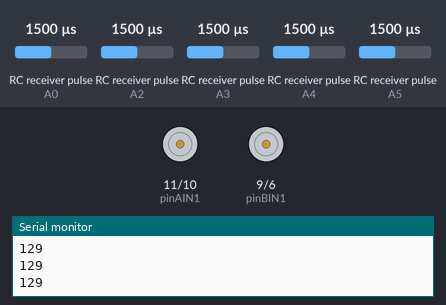
Recording of a sketch running on a simulated Arduino Uno, built with avr-gcc and run on an emulated ATmega328P. On the bench: motor-driver pin pairs drawn as motors (green arrow = first pin HIGH = forward, orange = second pin HIGH = backward, longer = more drive, scaled by the enable pin), the last lines printed to the serial monitor. Wiring (inferred from the names in the program): 5 × RC receiver channel: data A0 / data A2 / data A3 / data A4 / data A5. The inputs (shaded band) are chosen by the test bench; at power-on: RC receiver pulse (sensors on A2, A0, A5, A3, A4) 1500 µs.

Above: at 1.2 s.
1.3 s: RC receiver pulse (sensor on A2) set to 1357 µs
2.8 s: RC receiver pulse (sensor on A2) set to 1342 µs
At 3.6 s:
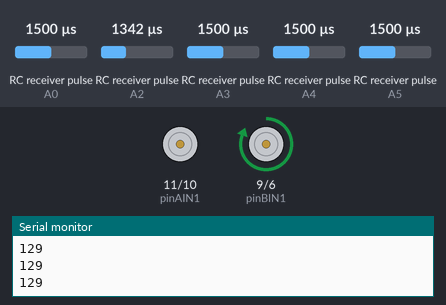
4.3 s: RC receiver pulse (sensor on A0) set to 1471 µs
At 5.4 s:
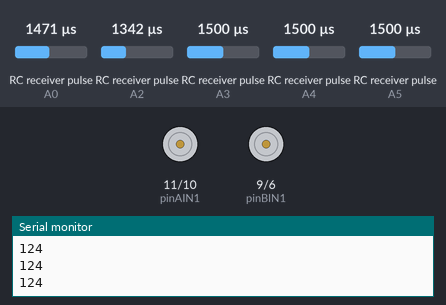
5.8 s: RC receiver pulse (sensor on A5) set to 1482 µs
At 7.0 s:
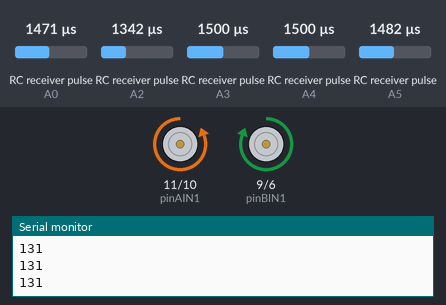
7.3 s: RC receiver pulse (sensor on A3) set to 1020 µs
At 8.5 s:
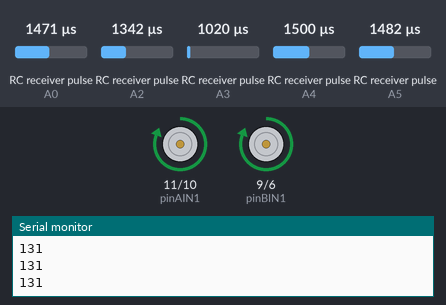
8.8 s: RC receiver pulse (sensor on A5) set to 1750 µs
At 9.3 s:
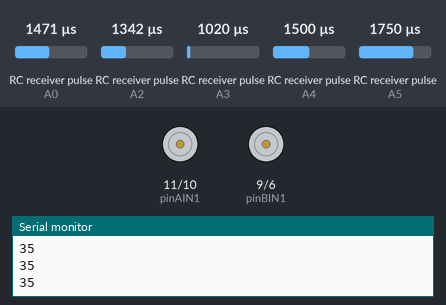
Timing chart, 0 to 11.3 s (numbered marks = the images above; inputs shaded):
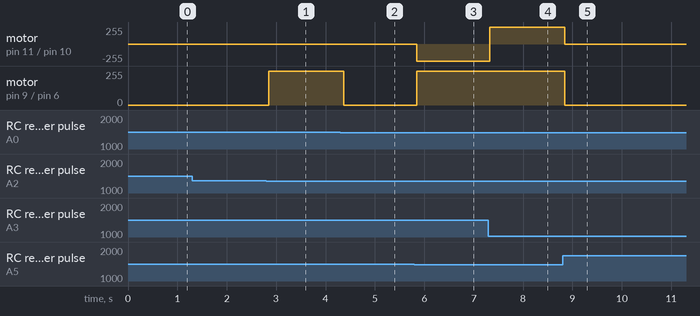

Measured:
- the behaviour switches between 1350 and 1349 µs on RC receiver pulse (sensor on A2) (found by bisection; images 0 and 1)
- the behaviour switches between 1490 and 1489 µs on RC receiver pulse (sensor on A0) (found by bisection; images 1 and 2)
- the behaviour switches between 1491 and 1490 µs on RC receiver pulse (sensor on A5) (found by bisection; images 2 and 3)
- after the input at 2.8 s, motor on pin 9 (pinBIN1) / pin 6 (pinBIN2): stopped → forward 255/255 after 0.05 s
- after the input at 4.3 s, motor on pin 9 (pinBIN1) / pin 6 (pinBIN2): forward 255/255 → stopped after 0.07 s
- after the input at 5.8 s, motor on pin 11 (pinAIN1) / pin 10 (pinAIN2): stopped → backward 255/255 after 0.05 s; motor on pin 9 (pinBIN1) / pin 6 (pinBIN2): stopped → forward 255/255 after 0.05 s
- after the input at 7.3 s, motor on pin 11 (pinAIN1) / pin 10 (pinAIN2): backward 255/255 → forward 255/255 at once
- after the input at 8.8 s, motor on pin 11 (pinAIN1) / pin 10 (pinAIN2), motor on pin 9 (pinBIN1) / pin 6 (pinBIN2): forward 255/255 → stopped after 0.05 s

The sketch:

ControlconMandoyPWM.ino
```cpp
/*
###Código diseñado de manera que:###

      MOTOR A = MOTOR IZQUIERDO
      MOTOR B = MOTOR DERECHO
*/

// JOSI WAS HERE

#define N 5
#define CH1 A0
#define CH2 A5
#define CH3 A2
#define CH4 A3
#define CH5 A4

#define pinPWMA  7
#define pinAIN2  10
#define pinAIN1  11
#define pinBIN1  9
#define pinBIN2  6
#define pinPWMB  8
//#define pinENA  9

#define u 125

int vel = 0;
int veld = 0;
int reg = 0;
int veli = 0;
int ch[N];

const int pinMotorA[3] = { pinPWMA, pinAIN2, pinAIN1 };
const int pinMotorB[3] = { pinPWMB, pinBIN1, pinBIN2 };

//Funciones que controlan el vehiculo
void Forward(int speedA, int speedB)
{
    moveMotorForward(pinMotorA, speedA);
    moveMotorForward(pinMotorB, speedB);
}

void Back(int speedA, int speedB)
{
    moveMotorBackward(pinMotorA, speedA);
    moveMotorBackward(pinMotorB, speedB);
}

void turnRight(int rotspeed)
{
    moveMotorForward(pinMotorA, rotspeed);
    moveMotorBackward(pinMotorB, rotspeed);
}

void turnLeft(int rotspeed)
{
    moveMotorBackward(pinMotorA, rotspeed);
    moveMotorForward(pinMotorB, rotspeed);
}

void Stop()
{
  //disableMotors();
  stopMotor(pinMotorA);
  stopMotor(pinMotorB);
  //enableMotors();
}

//Funciones que controlan los motores
void moveMotorForward(const int pinMotor[3], int Speed)
{
  digitalWrite(pinMotor[1], Speed);
  digitalWrite(pinMotor[2], LOW);
  analogWrite(pinMotor[0], Speed);
}
void moveMotorBackward(const int pinMotor[3], int Speed)
{
  digitalWrite(pinMotor[1], LOW);
  digitalWrite(pinMotor[2], Speed);
  analogWrite(pinMotor[0], Speed);
}
void stopMotor(const int pinMotor[3])
{
  digitalWrite(pinMotor[1], LOW);
  digitalWrite(pinMotor[2], LOW);
  analogWrite(pinMotor[0], 0);
}
//void enableMotors() {digitalWrite(pinENA, HIGH);}
//void disableMotors(){digitalWrite(pinENA, LOW);}


void setup()
{
  Serial.begin(9600);
  pinMode(pinAIN2, OUTPUT);
  pinMode(pinAIN1, OUTPUT);
  pinMode(pinPWMA, OUTPUT);
  pinMode(pinBIN1, OUTPUT);
  pinMode(pinBIN2, OUTPUT);
  pinMode(pinPWMB, OUTPUT);
  //pinMode(pinENA, OUTPUT);
  //digitalWrite (pinENA,HIGH);
  pinMode(CH1, INPUT);
  pinMode(CH2, INPUT);
  pinMode(CH3, INPUT);
  pinMode(CH4, INPUT);
  pinMode(CH5, INPUT);

  //enableMotors();
}

void loop()
{
  //leer canales
  ch[0] = pulseIn(CH1, HIGH); //(joystick dcho) giro dcha 1100 izq 1800 medio 1450
  ch[1] = pulseIn(CH3, HIGH); //(joystick dcho) sentido arriba 1100 abajo 1900 medio 1500
  ch[2] = pulseIn(CH2, HIGH); //(joystick izq) pwm arriba 1900/ abajo 1100/ centro 1500-1600
  ch[3] = pulseIn(CH4, HIGH); //(joystick izq) pwm derecha 1100 izquierda 1800 medio 1450
  ch[4] = pulseIn(CH5, HIGH); // nada es in canal que te cambia un valor de 100 a 1500 y está en un gatillo

  //Cálculo de pwm nominal al que mover robot en función de lo leído
  vel = map (ch[2],1850,1150,0,250);
  if (vel>250) vel=250;
  else if (vel<0) vel=0;
  //Cálculo de los pwm a cada motor distinto
  reg = map (ch[0],1800,1150,vel*0.5,-vel*0.5);
  veli = vel - reg;
  veld = vel + reg;

  if (veld>250) veld=250;
  else if (veld<0) veld=0;

  if (veli>250) veli=250;
  else if (veli<0) veli=0;

  Serial.println(veld);

  // giros y sentido
  if (ch[3]>=1650) {
    turnRight(vel); //giro en eje con joy izq
    //Serial.println("giro izquierda");
    }
  else if (ch[3]<=1250) {
    turnLeft(vel); //giro en eje con joy izq
    //Serial.println("giro derecha");
    }
    else if (ch[1]<=1350) {
      Forward (veli, veld);
      //Serial.println("marcha atrás");
      }
      else if (ch[1]>=1650){
        Back (veli,veld);
        //Serial.println("marcha alante");
        }
        else Stop();


}
```
